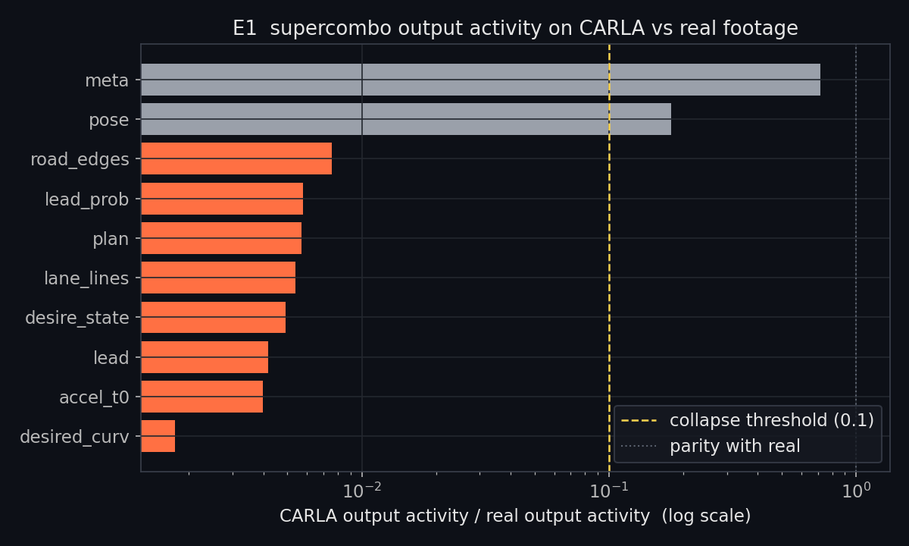
#> input picture report/figures/e1_head_collapse.png, 909 x 546 px, shrunk from 1200 x 720 before the run
$ python figures_to_print.py
#> lines starting #> are read from the running program, lines starting #| are printed output that depends on the picture; after the words box and inside, x2 and y2 are one past the last pixel; in counts of white or black regions, pixels touching at a corner belong together
#> in main, img is the input picture: PIL image 909x546 RGBA; mean R, G, B, A 44.1, 37.6, 41.1, 255
#> in is_dark_theme, `rgb, alpha = a[..., :3], a[..., 3]`: alpha: shape (546, 909) float32; every value is 1
#> in is_dark_theme, `opaque = alpha > 0.5`: opaque: shape (546, 909) bool; every value is 1
"""Convert the repo's dark-theme figures to a white-background print theme.

Journals print on white. The figures in report/figures were authored on a dark
background (#0d1017 family). This does a per-pixel HSV pass:

  * near-neutral pixels (background, axes, ticks, gridlines, all text) get their
    value inverted, so dark background -> white and light text -> black, with
    antialiasing preserved because the inversion is continuous. Neutrality is
    judged on absolute chroma (max channel minus min channel), not on HSV
    saturation: the near-black #0d1017 background is only 10 levels of blue off
    grey, which is a large *relative* saturation and a tiny absolute chroma;
  * chromatic pixels (the data series) keep hue and saturation, and are only
    darkened enough to hold contrast on white.

Output: report/figures_print/<same names>. Originals are not modified.

    python3 scripts/figures_to_print.py
"""
from __future__ import annotations

import sys
from pathlib import Path

import numpy as np
from PIL import Image

ROOT = Path(__file__).resolve().parents[1]
SRC = ROOT / "report" / "figures"
DST = ROOT / "report" / "figures_print"

NEUTRAL_CHROMA = 0.12  # below this max-min channel spread a pixel is ink/background
MAX_VALUE = 0.82       # cap brightness of coloured series so they read on white
WHITE_POINT = 0.07     # levels stretch: inverted background snaps to pure white


DARK_BG = (13, 16, 23, 255)  # #0d1017, the theme these figures were authored on


def convert(img: Image.Image) -> Image.Image:
    # some figures were saved with a transparent background; flatten onto the
    # dark theme colour first so those regions invert to white like the rest
    src = img.convert("RGBA")
    src = Image.alpha_composite(Image.new("RGBA", src.size, DARK_BG), src)
    rgba = np.asarray(src).astype(np.float32) / 255.0
    rgb, alpha = rgba[..., :3], rgba[..., 3:]

    mx = rgb.max(axis=-1)
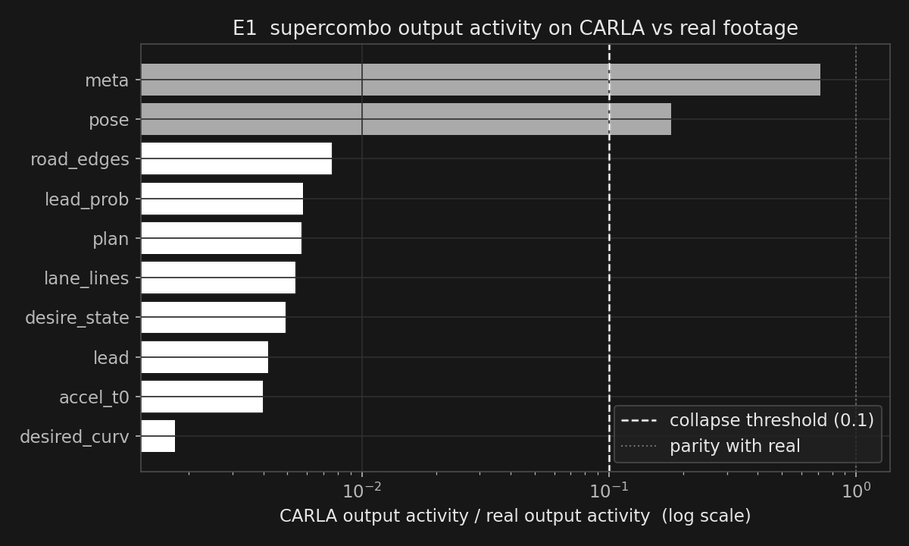
#> mx: shape (546, 909) float32; min 0, max 1, mean 0.211
    mn = rgb.min(axis=-1)
    val = mx
    chroma = mx - mn
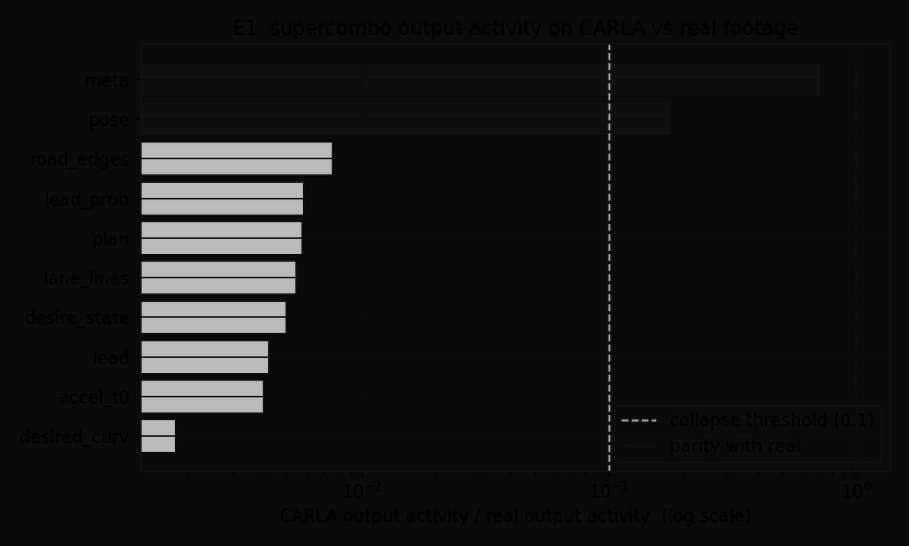
#> chroma: shape (546, 909) float32; min 0, max 0.741, mean 0.0876

    neutral = chroma < NEUTRAL_CHROMA
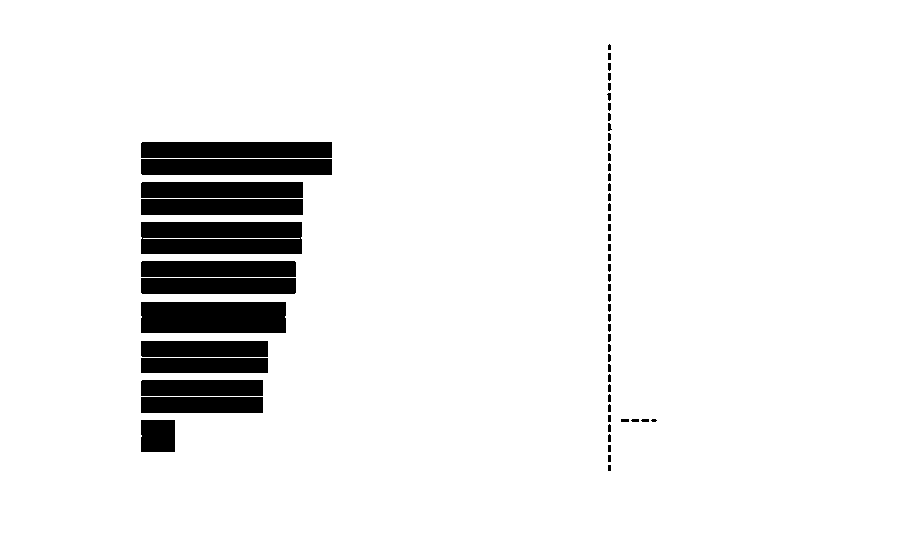
#> neutral: shape (546, 909) bool; 92.8% white; 60 black regions (3 under 20 px), largest, box (x1, y1, x2, y2) and area: (141, 222, 302, 254) 4991, (141, 302, 286, 333) 4491, (141, 142, 332, 158) 3055
    out = rgb.copy()

    # neutral pixels: invert luminance, keep them grey
    lum = 0.299 * rgb[..., 0] + 0.587 * rgb[..., 1] + 0.114 * rgb[..., 2]
    # levels stretch so the page background lands on true white and the ink on
    # true black instead of the 6%-off greys the inversion alone would give
    inv = np.clip((1.0 - lum - WHITE_POINT) / (1.0 - 2.0 * WHITE_POINT), 0.0, 1.0)
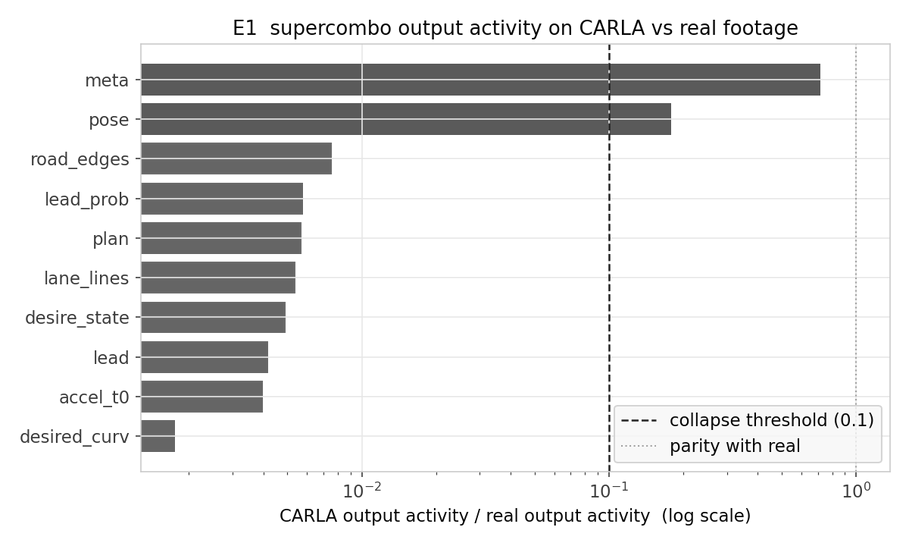
#> inv: shape (546, 909) float32; min 0, max 1, mean 0.892
    inv = inv[..., None]
    out = np.where(neutral[..., None], np.repeat(inv, 3, axis=-1), out)

    # coloured pixels: scale value down if too bright for a white page
    scale = np.minimum(1.0, MAX_VALUE / np.maximum(val, 1e-6))[..., None]
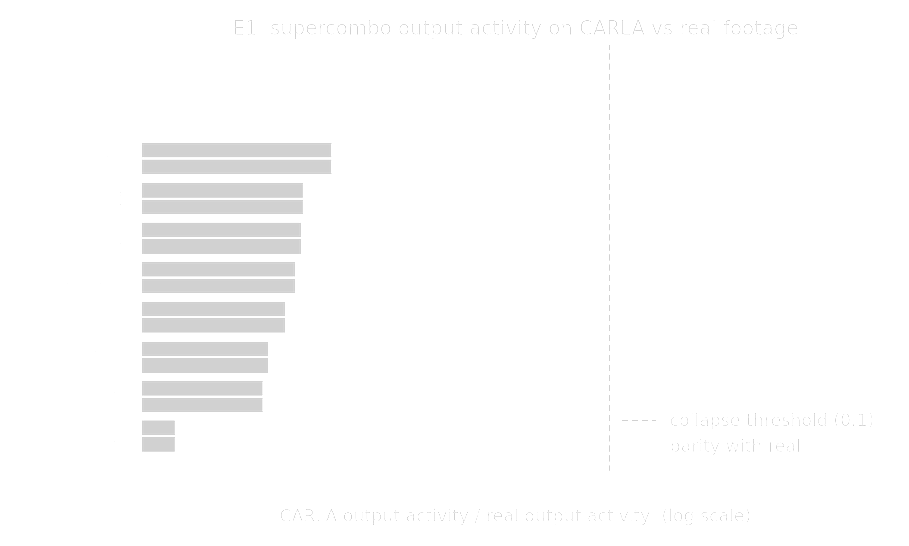
#> scale: shape (546, 909, 1) float32; min 0.82, max 1, mean 0.988
    out = np.where(neutral[..., None], out, rgb * scale)
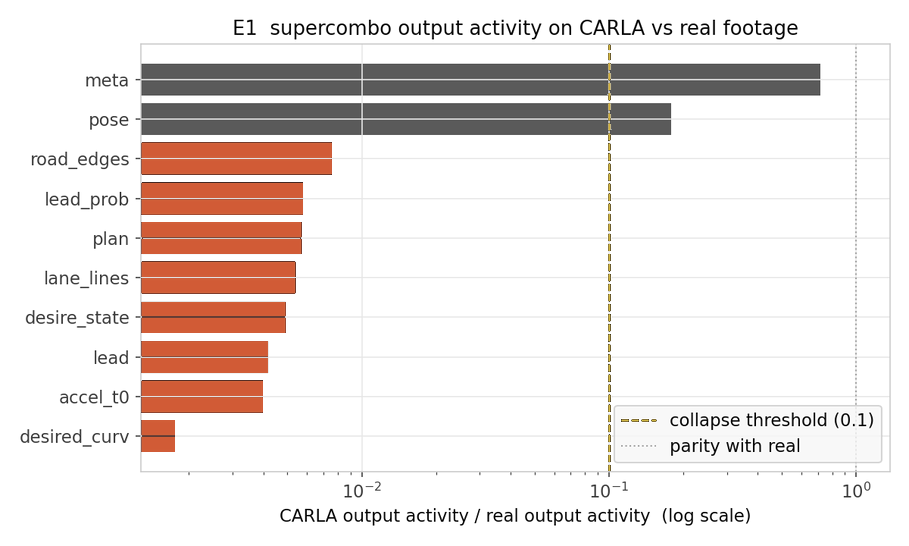
#> out: shape (546, 909, 3) float32; mean of channels 0, 1, 2 0.917, 0.887, 0.877; drawn as R, G, B

    out = np.clip(out, 0.0, 1.0)
    res = np.concatenate([out, alpha], axis=-1)
    return Image.fromarray((res * 255.0).round().astype(np.uint8), mode="RGBA")
#> pass 2 of the loop in main, `for p in sorted(SRC.glob("*.png")):`:
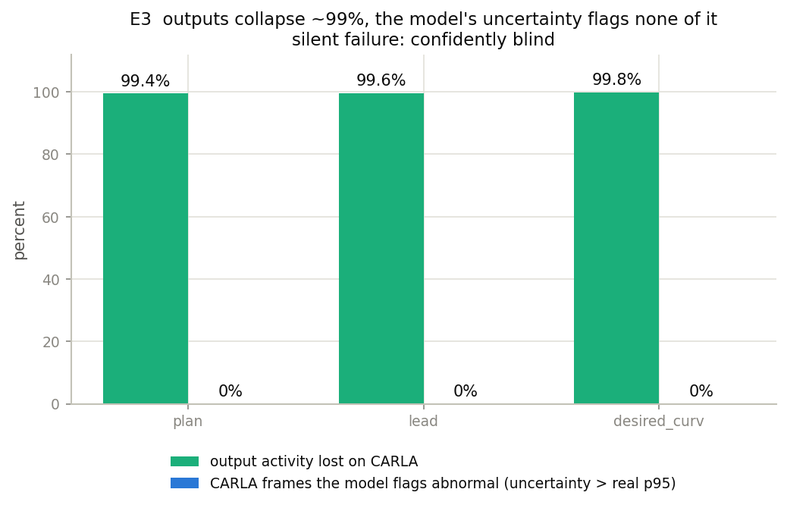
#> input picture report/figures/e3_confidence.png, 787 x 508 px, shrunk from 1038 x 670 before the run
#> in main, img is the input picture: PIL image 787x508 RGBA; mean R, G, B, A 205, 234.4, 223.8, 255
#> a: shape (508, 787, 4) float32
#> rgb: shape (508, 787, 3) float32
#> alpha: shape (508, 787) float32; every value is 1
#> in is_dark_theme (call 2), `lum = 0.299 * rgb[..., 0] + 0.587 * rgb[..., 1] + 0.114 * rgb[..., 2]`:
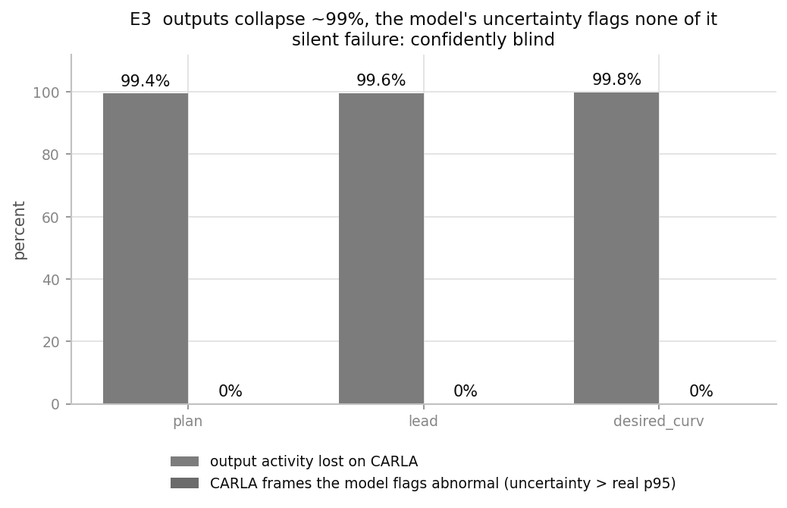
#> lum: shape (508, 787) float32; min 0, max 1, mean 0.88
#> opaque: shape (508, 787) bool; every value is 1
#> bg: PIL image 787x508 RGBA; every value is 255


def is_dark_theme(img: Image.Image) -> bool:
    """Median luminance of the opaque pixels separates the two families cleanly:
    the dark-theme figures sit at 0.06, the light ones at 0.87 and above."""
    a = np.asarray(img.convert("RGBA")).astype(np.float32) / 255.0
    rgb, alpha = a[..., :3], a[..., 3]
    lum = 0.299 * rgb[..., 0] + 0.587 * rgb[..., 1] + 0.114 * rgb[..., 2]
    opaque = alpha > 0.5
    return bool(opaque.any() and np.median(lum[opaque]) < 0.30)


def flatten_white(img: Image.Image) -> Image.Image:
    src = img.convert("RGBA")
    bg = Image.new("RGBA", src.size, (255, 255, 255, 255))
    return Image.alpha_composite(bg, src).convert("RGB")


# the panels carry their own titles, so the composite only adds subfigure letters
HERO_PANELS = [
    ("(a)", "e1_head_collapse.png"),
    ("(b)", "e3_confidence.png"),
    ("(c)", "e4_interpolation.png"),
    ("(d)", "e6_detector.png"),
]


def build_hero() -> None:
    """Rebuild the 2x2 teaser from the print-theme panels, on white and with
    lettered subfigure labels instead of the README's headline question."""
    import matplotlib
    matplotlib.use("Agg")
    import matplotlib.image as mpimg
    import matplotlib.pyplot as plt

    fig, axes = plt.subplots(2, 2, figsize=(12, 7), dpi=150)
    fig.patch.set_facecolor("white")
    for ax, (title, name) in zip(axes.flat, HERO_PANELS):
        ax.imshow(mpimg.imread(DST / name))
        ax.set_title(title, fontsize=11, color="black", loc="left")
        ax.axis("off")
#> pass 2 of the loop in build_hero, `for ax, (title, name) in zip(axes.flat, HERO_PANELS):`:
    fig.tight_layout()
    fig.savefig(DST / "hero.png", bbox_inches="tight", facecolor="white")
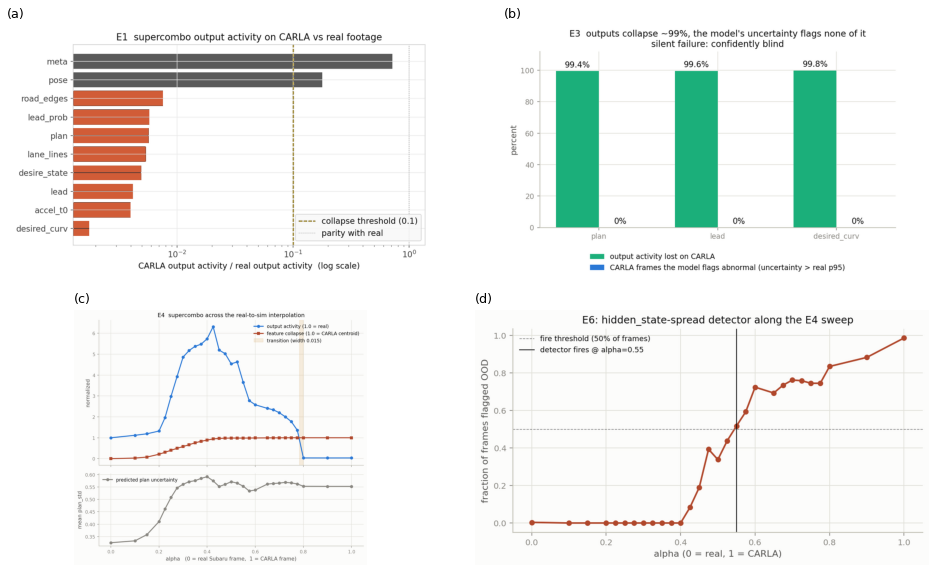
#> figure drawn by matplotlib, 4 panels
    plt.close(fig)


def main() -> int:
    if not SRC.is_dir():
        print(f"missing {SRC}", file=sys.stderr)
        return 1
    DST.mkdir(parents=True, exist_ok=True)
    converted, copied = [], []
    for p in sorted(SRC.glob("*.png")):
        if p.name == "hero.png":
            continue  # composite, rebuilt from the converted panels below
        img = Image.open(p)
        if is_dark_theme(img):
            convert(img).convert("RGB").save(DST / p.name)
            converted.append(p.name)
        else:
            flatten_white(img).save(DST / p.name)
            copied.append(p.name)
    build_hero()
    print(f"{DST}: {len(converted)} inverted from dark theme, "
          f"{len(copied)} already light (flattened onto white), hero rebuilt")
    print("  inverted:", ", ".join(converted))
    return 0


if __name__ == "__main__":
    raise SystemExit(main())
#> (the program exits here)
